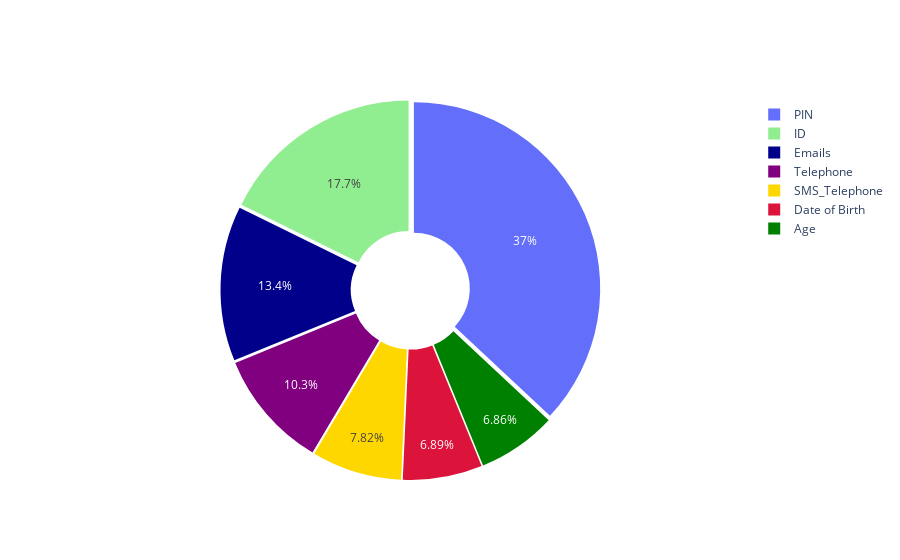

Notebook code cell kept with this figure:
### Markdown cell above
### valid chart

### Code cell
labels = ['Emails', 'SMS_Telephone', 'Telephone', 'ID', 'PIN', 'Date of Birth', 'Age']
values = [(x * 100)/ num_of_clients for x in  valids]
colors = ['darkblue', 'gold', 'purple', 'lightgreen', 'royalgreen', 'crimson', 'green']
#donut
fig = go.Figure(data=[go.Pie(
                                labels=labels, 
                                values=values, 
                                hole=.3,
                                pull=0.02, 
                                name='% Share of invalid data', 
                                marker_colors=colors
                                )])
fig.show()

### Figure 1 — Plotly figure (JSON) as saved in the notebook; plotly's stock layout.template omitted (floating-point values rounded to 4 significant figures)
{"data": [{"hole": 0.3, "labels": ["Emails", "SMS_Telephone", "Telephone", "ID", "PIN", "Date of Birth", "Age"], "marker": {"colors": ["darkblue", "gold", "purple", "lightgreen", "royalgreen", "crimson", "green"]}, "name": "% Share of invalid data", "pull": 0.02, "type": "pie", "values": [34.34, 19.97, 26.27, 45.26, 94.39, 17.58, 17.52]}], "layout": {}}
